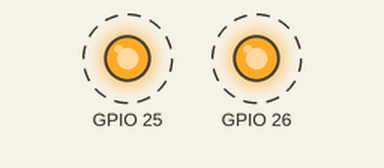
Bench run of a sketch on a simulated ESP32. Parts: output pins drawn as LEDs (lit = HIGH). Dashed ring = blinking.

Above: at 0.15 s.
Timing chart, 0 to 4.6 s (numbered marks = the images above):
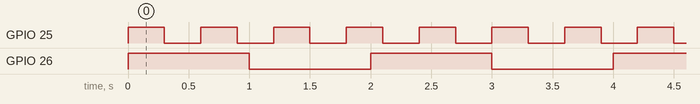

Measured:
- by itself, GPIO 25: alternates HIGH for 0.30 s and LOW for 0.30 s
- by itself, GPIO 26: alternates HIGH for 1.0 s and LOW for 1.0 s
- by itself, everything shown: repeats every 6.0 s, in 24 steps

The sketch:

two_task_one_func.ino
```cpp
typedef struct { int pin; int period_ms; } blink_cfg_t;

blink_cfg_t red   = {25, 300};                // 전역 — 태스크보다 오래 산다
blink_cfg_t green = {26, 1000};

void taskBlink(void *param) {
    blink_cfg_t *cfg = (blink_cfg_t *)param;         // void * 를 원래 타입으로
    pinMode(cfg->pin, OUTPUT);
    for (;;) {
        digitalWrite(cfg->pin, !digitalRead(cfg->pin));
        vTaskDelay(pdMS_TO_TICKS(cfg->period_ms));
    }
}

void setup() {
    xTaskCreatePinnedToCore(taskBlink, "red", 2048, &red ,   1, NULL, 1);
    xTaskCreatePinnedToCore(taskBlink, "green", 2048, &green, 1, NULL, 1);
}
void loop() { vTaskDelay(portMAX_DELAY); }
```
